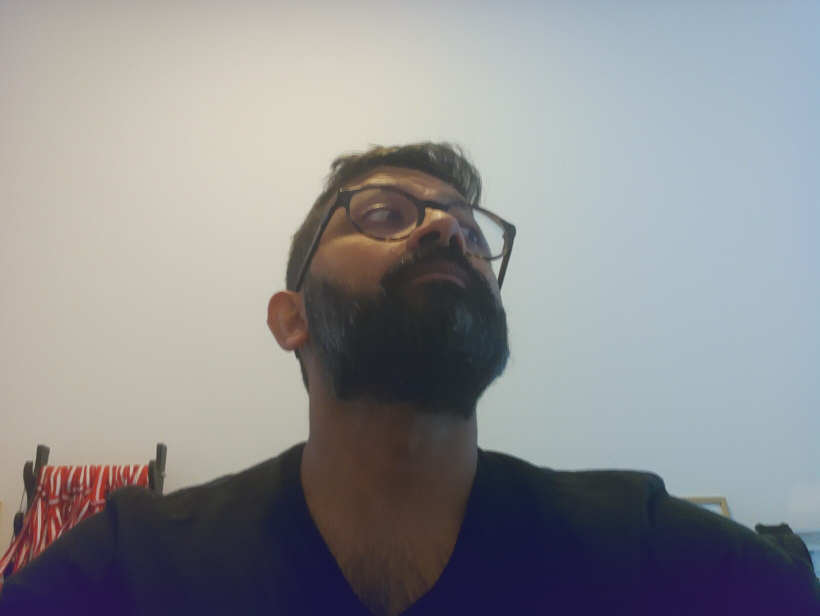
#> input picture data/enrollment/Achuthan_10_1761905446952.jpg, 1640 x 1232 px (shown at 1/2 size)
$ python -i hailo_person_manager.py   (imports and definitions only)
#> lines starting #> are read from the running program, lines starting #| are printed output that depends on the picture
#> further down, picture is the input picture: shape (1232, 1640, 3); mean B, G, R 143.9, 141.6, 140.9
"""
Hailo-Based Person Manager
===========================

Uses Hailo SCRFD for face detection and simple template matching for recognition.
Much faster than CPU-based face_recognition library.
"""

import os
import pickle
import numpy as np
import cv2
from typing import Optional, Dict, List, Tuple


class HailoPersonManager:
    """Manage known faces using Hailo detection + template matching"""

    def __init__(self, db_path: str = "faces_db_hailo.pkl"):
        self.db_path = db_path
        self.people: Dict[str, List[np.ndarray]] = {}  # name -> list of face templates
        self.face_size = (112, 112)  # Normalized face size
        self.load_database()

    def load_database(self):
        """Load existing face database"""
        if os.path.exists(self.db_path):
            try:
                with open(self.db_path, 'rb') as f:
#> (reads faces_db_hailo.pkl from the repository)
                    self.people = pickle.load(f)
                print(f"✓ Loaded {len(self.people)} person(s) from {self.db_path}")
            except Exception as e:
                print(f"⚠ Failed to load database: {e}")
                self.people = {}
        else:
            self.people = {}

    # [8 lines left out: function save_database, not called in this run]

    def _preprocess_face(self, face_img: np.ndarray) -> np.ndarray:
        """Normalize face image for comparison"""
        # Resize to standard size
        face_resized = cv2.resize(face_img, self.face_size)
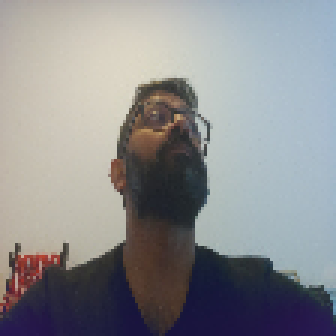
#> face_resized: shape (112, 112, 3) (shown 3 times larger); mean B, G, R 143.8, 141.6, 140.8

        # Convert to grayscale for better matching
        if len(face_resized.shape) == 3:
            face_gray = cv2.cvtColor(face_resized, cv2.COLOR_BGR2GRAY)
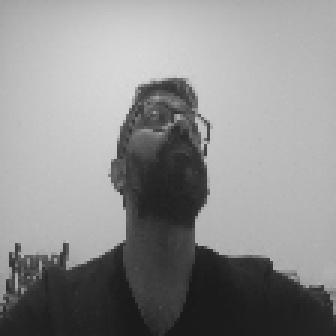
#> face_gray: shape (112, 112) (shown 3 times larger); min 24, max 217, mean 141.6
        else:
            face_gray = face_resized

        # Normalize histogram for lighting invariance
        face_norm = cv2.equalizeHist(face_gray)
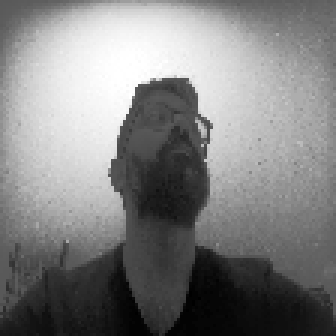
#> face_norm: shape (112, 112) (shown 3 times larger); min 0, max 255, mean 129.2

        # Normalize values to 0-1
        face_float = face_norm.astype(np.float32) / 255.0

        return face_float

    def _compute_similarity(self, face1: np.ndarray, face2: np.ndarray) -> float:
        """Compute similarity between two face templates (0-1, higher is more similar)"""
        # Normalized cross-correlation
        corr = cv2.matchTemplate(face1.reshape(self.face_size),
                                 face2.reshape(self.face_size),
                                 cv2.TM_CCORR_NORMED)[0][0]

        # Convert to 0-1 range where 1 is perfect match
        similarity = (corr + 1.0) / 2.0

        return float(similarity)

    # [53 lines left out: functions add_person_from_face, add_person_from_images, not called in this run]

    def identify(self, face_img: np.ndarray, threshold: float = 0.65) -> Optional[str]:
        """
        Identify a person from a face image

        Args:
            face_img: Cropped face image (BGR format)
            threshold: Similarity threshold (0-1, higher is stricter)

        Returns:
            Person's name if recognized, None otherwise
        """
        if not self.people:
            return None

        try:
            # Preprocess query face
            query_template = self._preprocess_face(face_img)

            # Find best match across all people
            best_name = None
            best_similarity = threshold

            for name, templates in self.people.items():
                # Compare against all templates for this person
                for template in templates:
                    similarity = self._compute_similarity(query_template, template)

                    if similarity > best_similarity:
                        best_similarity = similarity
                        best_name = name
#> this loop made 1 pass
#> after the loop, best_name = 'Achuthan'; best_similarity = 0.956

            return best_name

        except Exception as e:
            print(f"⚠ Error during identification: {e}")
            return None

    def get_all_people(self) -> List[Tuple[str, int]]:
        """Get list of all enrolled people with template counts"""
        return [(name, len(templates)) for name, templates in self.people.items()]

    # [7 lines left out: function remove_person, not called in this run]

>>> import cv2
>>> picture = cv2.imread('../../data/enrollment/Achuthan_10_1761905446952.jpg')
>>> result = HailoPersonManager().identify(picture)
#> result = 'Achuthan'
